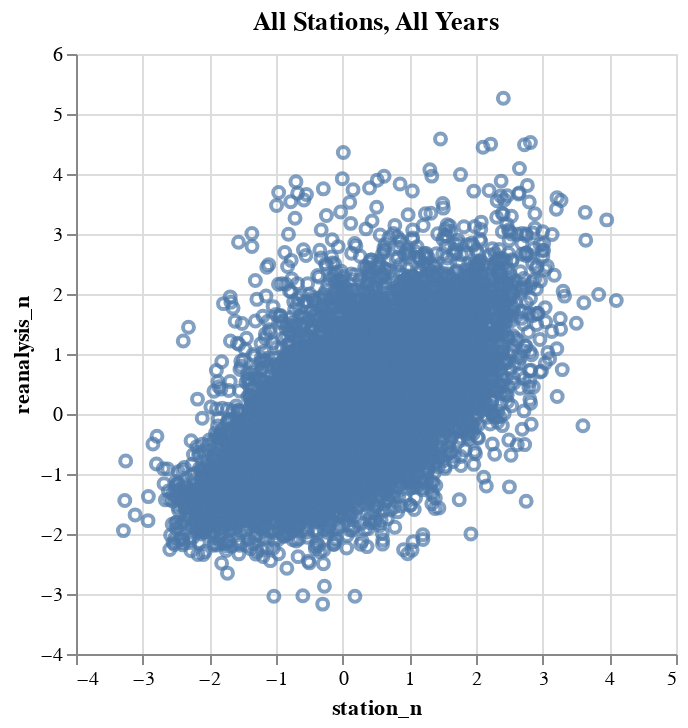

Notebook cell for this chart:
### Code cell
alt.data_transformers.enable('vegafusion')

df_reset = df.reset_index()

all_data = alt.Chart(df_reset[['reanalysis_n', 'station_n']]).mark_point().encode(
    alt.X('station_n:Q'),
    alt.Y('reanalysis_n:Q')
).properties(title='All Stations, All Years')

all_data

### Figure 1 — Vega specification as saved in the notebook (floating-point values rounded to 4 significant figures; data arrays with more than 128 entries replaced by an {"elided": "..."} marker saying what was removed)
{"$schema": "https://vega.github.io/schema/vega/v5.json", "data": [{"name": "source_0", "values": {"elided": "14240 records"}}, {"name": "source_0_x_domain_station_n", "values": [{"min": -3.288, "max": 4.104}]}, {"name": "source_0_y_domain_reanalysis_n", "values": [{"min": -3.169, "max": 5.262}]}], "marks": [{"type": "symbol", "name": "marks", "from": {"data": "source_0"}, "encode": {"update": {"x": {"field": "station_n", "scale": "x"}, "y": {"field": "reanalysis_n", "scale": "y"}, "opacity": {"value": 0.7}, "stroke": {"value": "#4c78a8"}, "fill": {"value": "transparent"}}}, "style": ["point"]}], "scales": [{"name": "x", "type": "linear", "domain": [{"signal": "(data(\"source_0_x_domain_station_n\")[0] || {}).min"}, {"signal": "(data(\"source_0_x_domain_station_n\")[0] || {}).max"}], "range": [0, {"signal": "width"}], "nice": true, "zero": true}, {"name": "y", "type": "linear", "domain": [{"signal": "(data(\"source_0_y_domain_reanalysis_n\")[0] || {}).min"}, {"signal": "(data(\"source_0_y_domain_reanalysis_n\")[0] || {}).max"}], "range": [{"signal": "height"}, 0], "zero": true, "nice": true}], "axes": [{"scale": "x", "gridScale": "y", "ticks": false, "zindex": 0, "orient": "bottom", "maxExtent": 0, "labels": false, "domain": false, "aria": false, "grid": true, "minExtent": 0, "tickCount": {"signal": "ceil(width/40)"}}, {"scale": "y", "labels": false, "gridScale": "x", "domain": false, "grid": true, "maxExtent": 0, "minExtent": 0, "orient": "left", "ticks": false, "tickCount": {"signal": "ceil(height/40)"}, "aria": false, "zindex": 0}, {"scale": "x", "labelFlush": true, "title": "station_n", "grid": false, "labelOverlap": true, "tickCount": {"signal": "ceil(width/40)"}, "zindex": 0, "orient": "bottom"}, {"scale": "y", "grid": false, "title": "reanalysis_n", "labelOverlap": true, "orient": "left", "tickCount": {"signal": "ceil(height/40)"}, "zindex": 0}], "title": {"text": "All Stations, All Years", "frame": "group"}, "padding": 5, "height": 300, "style": "cell", "background": "white", "width": 300}
